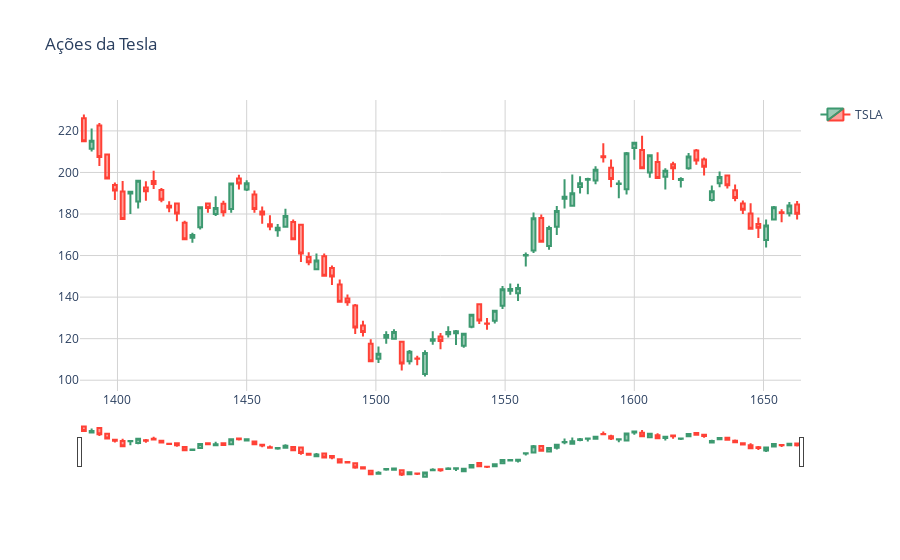

Here is the notebook cell this chart was saved with:
### Code cell
layout = Layout(
    paper_bgcolor='rgba(0,0,0,0)',
    plot_bgcolor='rgba(0,0,0,0)'
)

grafico = graph_objects.Figure(
    data = [graph],
    layout_title="Ações da Tesla",
    layout=layout
)
grafico.update_xaxes(showgrid=True, gridwidth=1, gridcolor='LightGrey')
grafico.update_yaxes(showgrid=True, gridwidth=1, gridcolor='LightGrey')

grafico
